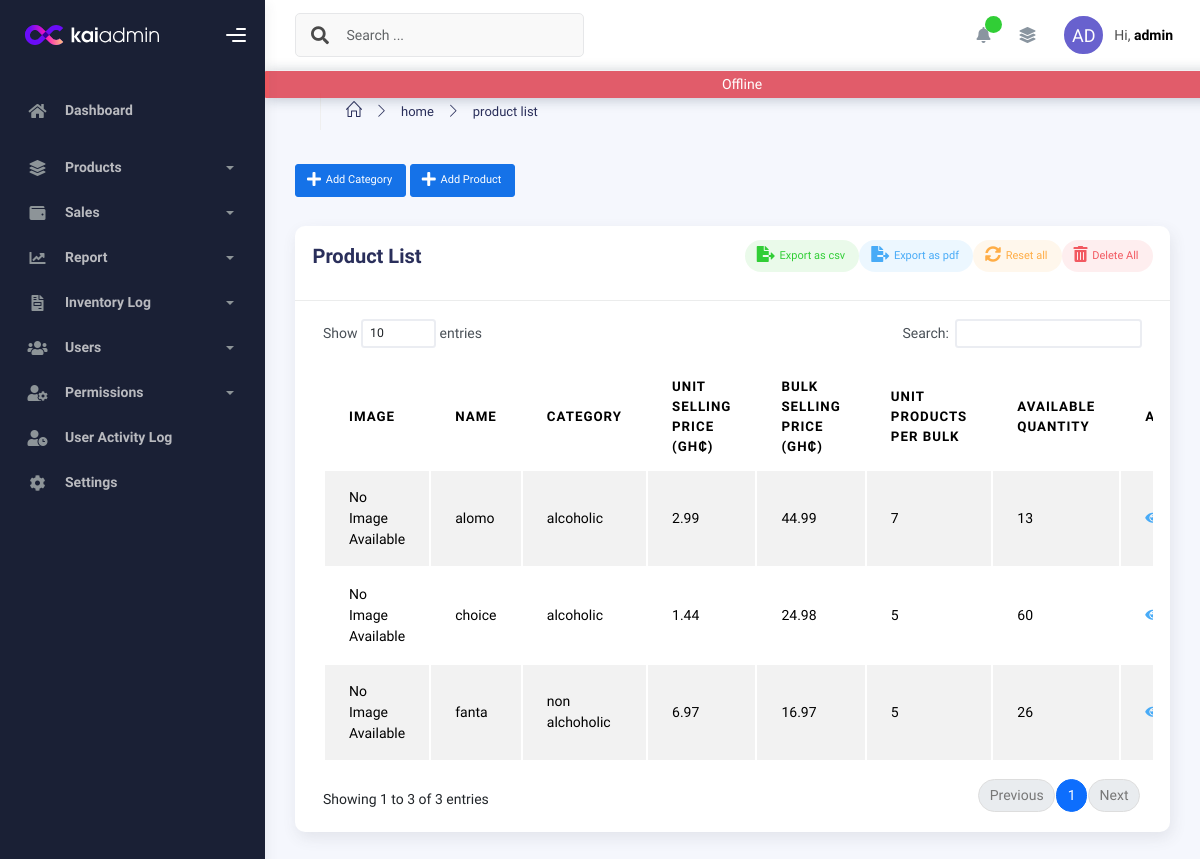
Before: /product/list/ (signed in) with the older database file.
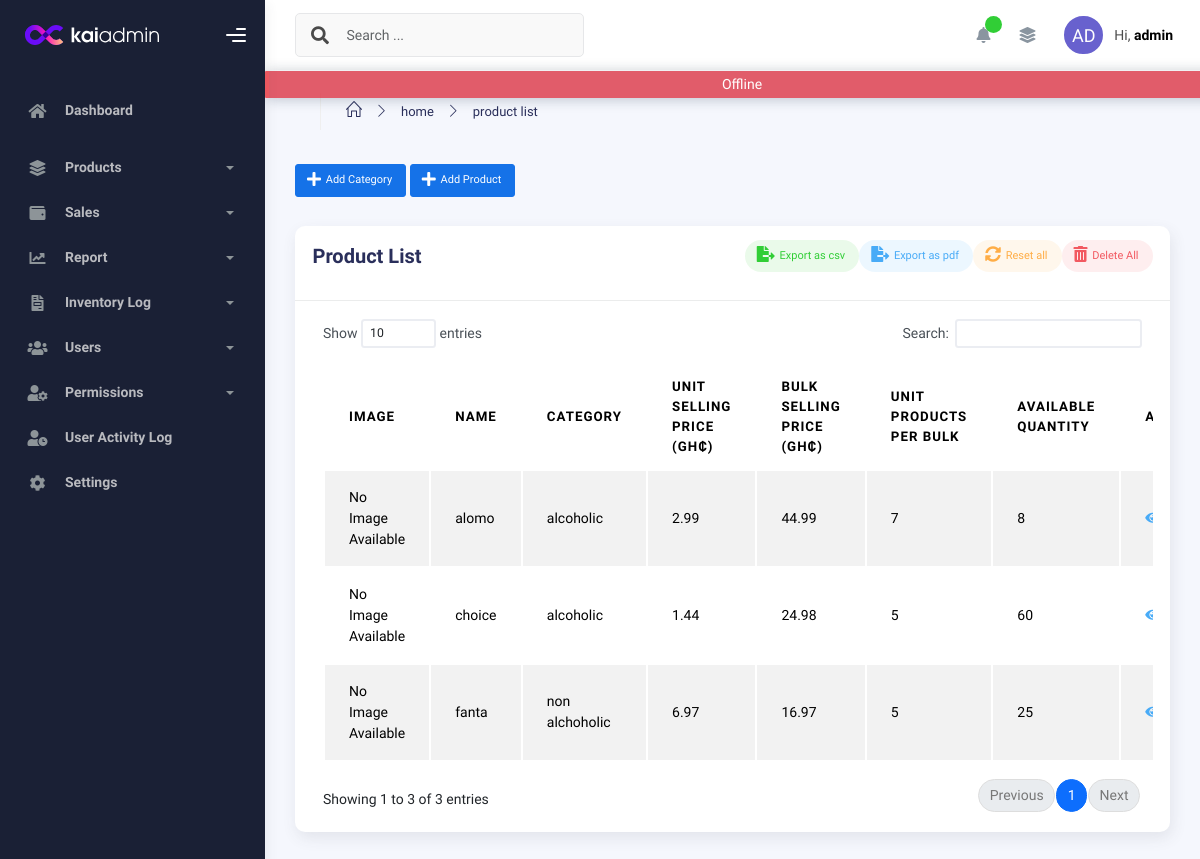
After: the same page with the newer database file.
### product/models.py (models this page shows, shortened)
class Product(models.Model):
    name = models.CharField(max_length=100, help_text="Enter the product name", null=True)
    description = models.TextField(blank=True, null=True, help_text="Enter a brief description of the product (optional)")
    unit_selling_price = models.DecimalField(max_digits=10, null=True, decimal_places=2, help_text="Enter the selling product price")
    bulk_selling_price = models.DecimalField(max_digits=10, null=True, decimal_places=2, help_text="Enter the bulk selling product price")
    unit_cost_price = models.DecimalField(max_digits=10, null=True, decimal_places=2, help_text="Enter the cost product price")
    bulk_cost_price = models.DecimalField(max_digits=10, null=True, decimal_places=2, help_text="Enter the bulk cost product price")
    available_quantity = models.PositiveIntegerField(default=0, null=True, help_text="Enter the available quantity of the product")
    previous_available_quantity = models.PositiveIntegerField(default=0, null=True,blank=True, help_text="Enter the available quantity of the product")
    units_per_bulk = models.PositiveIntegerField(default=1, null=True, help_text="Enter the number of unit quantities that make up a bulk quantity")
    category = models.ForeignKey(ProductCategory, on_delete=models.SET_NULL, null=True, related_name='products', help_text="Select a category for this product")
    image = models.ImageField(upload_to='product_images/', blank=True, null=True, help_text="Upload an image of the product")
    created_at = models.DateTimeField(auto_now_add=True)
    updated_at = models.DateTimeField(auto_now=True)
    _resetting_quantities = local()
    _deleting_quantities = local()

class ProductCategory(models.Model):
    name = models.CharField(max_length=100, unique=True,null=True, help_text="Enter the product category (e.g., Dairy, Bakery, Beverages)")
    description = models.TextField(blank=True, null=True, help_text="Optional description for the category")
    _deleting_all_quantities = local()

### product/views.py (the view)
# urls.py: path('list/', ProductListView.as_view(), name='productlist'),
class ProductListView(LoginRequiredMixin,ListView):
    model = Product
    template_name = 'products/productlist.html'
    context_object_name = 'products'

### pos/utils/context_processors.py (called while the page is built)
def app_permissions(request):
    if request.user.is_authenticated:
        user_groups = request.user.groups.all()
        group_permissions = Permission.objects.filter(group__in=user_groups)
        permissions = group_permissions.values_list('content_type__app_label', 'codename')
        permissions_dict = {}
        for app_label, codename in permissions:
            permissions_dict.setdefault(app_label, []).append(codename)
        return {"user_app_permissions": permissions_dict}
    return {"user_app_permissions": {}}

### product/templates/products/productlist.html (shortened to what the changed rows need)
{% extends "pos/layout.html" %}
{% block content %}
<div class="container">
    <div class="page-inner">
      <div class="row">
        <div class="col-md-12">
          <div class="card">
            <div class="card-body">
              <div class="table-responsive">
                <table
                  id="basic-datatables"
                  class="display table table-striped table-hover"
                >
                  <thead>
                    <tr>
                        <th>Image</th>
                      <th>Name</th>
                      <th>Category</th>
                      <th>Unit Selling Price (GH₵)</th>
                      <th>Bulk Selling Price (GH₵)</th>
                      <th>Unit Products Per Bulk</th>
                      <th>Available Quantity</th>
                      <th>Action</th>
                    </tr>
                  </thead>
                  <tbody>
                    {% for product in products %}
                    <tr>
                        <td>
                            {% if product.image %}
                            <div class="avatar avatar-xl">
                                <img src="{{ product.image.url }}" alt="{{ product.name }}" class="avatar-img rounded">
                            </div>
                            {% else %}
                            No Image Available
                            {% endif %}
                        </td>
                        <td>{{ product.name }}</td>
                        <td>{{ product.category.name }}</td>
                        <td>{{ product.unit_selling_price }}</td>
                        <td>{{ product.bulk_selling_price }}</td>
                        <td>{{ product.units_per_bulk }}</td>
                        <td>{{ product.available_quantity }}</td>
                        <td>
                            <div class="d-flex ">
                                <a class="view-button text-info"
                                data-product-id="{{ product.id }}"
                                data-product-name="{{ product.name }}"
                                data-product-category="{{ product.category.name }}"
                                data-product-description="{{ product.description }}"
                                data-product-unit-selling-price="{{ product.unit_selling_price }}"
                                data-product-unit-cost-price="{{ product.unit_cost_price }}"
                                data-product-bulk-selling-price="{{ product.bulk_selling_price }}"
                                data-product-bulk-cost-price="{{ product.bulk_cost_price }}"
                                data-product-units-per-bulk="{{ product.units_per_bulk}}"
                                data-product-available-quantity="{{ product.available_quantity }}"
                                data-product-category="{{ product.category.name }}"
                                data-bs-toggle="modal"
                                data-bs-target="#viewProductModal"
                                style="cursor: pointer;"
                                >
                                 <i   data-bs-toggle="tooltip" title="view details" class="fas fa-eye"></i>
                             </a>
                            </div>
                        </td>
                    </tr>
                    {% empty %}
                    <tr>
                        <td colspan="7" class="text-center">No products available.</td>
                    </tr>
                    {% endfor %}
                </tbody>
                </table>
              </div>
            </div>
          </div>
        </div>
      </div>
    </div>
  </div>
{% endblock %}

Changed rows visible on the page:
changed Product "alomo": available_quantity "13" → "8"
changed Product "fanta": available_quantity "26" → "25"
